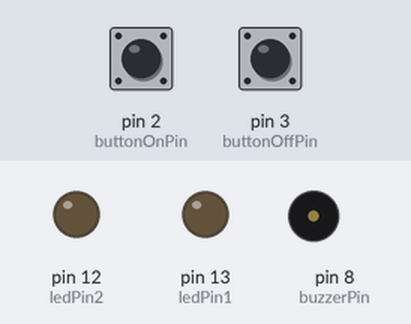
Recording of a sketch running on a simulated Arduino Uno, built with avr-gcc and run on an emulated ATmega328P. Parts: output pins drawn as LEDs (lit = HIGH), buzzer (waves = sounding). Dashed ring = blinking. The test bench sets the inputs (shaded band); at power-on: pin 2 (buttonOnPin) HIGH, pin 3 (buttonOffPin) HIGH.

Above: at 1.2 s.
1.3 s: pin 2 (buttonOnPin) pulled LOW for 0.15 s
At 1.54 s:
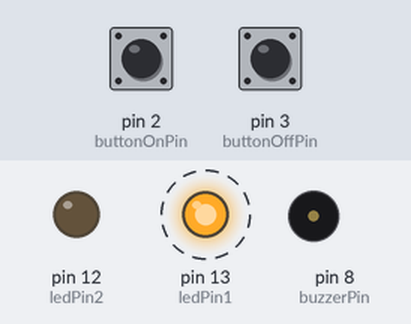
4.3 s: pin 3 (buttonOffPin) pulled LOW for 0.15 s
At 5.5 s:
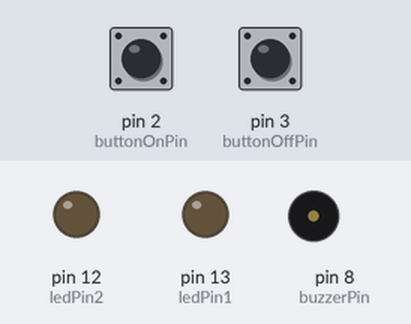
5.9 s: pin 2 (buttonOnPin) pulled LOW for 1 s
At 6.3 s:
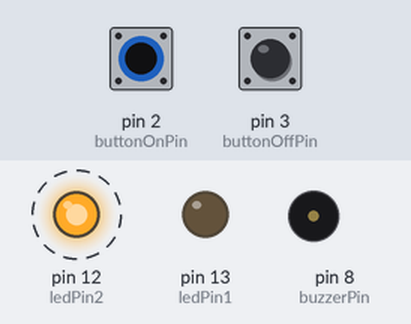
9.9 s: pin 2 (buttonOnPin) pulled LOW for 3.2 s
14.6 s: pin 2 (buttonOnPin) driven LOW and pin 3 (buttonOffPin) driven LOW
At 15.8 s:
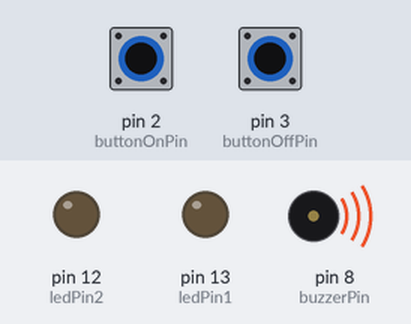
16.1 s: pin 3 (buttonOffPin) driven HIGH
At 16.9 s:
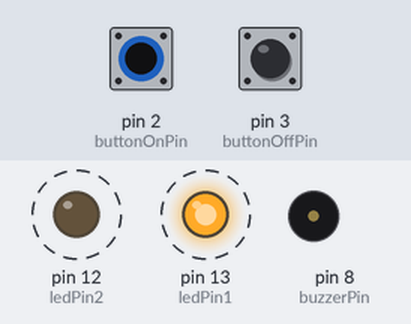
Timing chart, 0 to 20.1 s (numbered marks = the images above; inputs shaded):
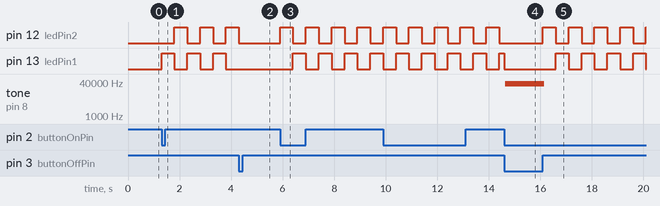

Measured:
- after the input at 1.3 s, pin 12 (ledPin2): alternates HIGH for 0.50 s and LOW for 0.50 s, starting after 0.50 s; pin 13 (ledPin1): alternates HIGH for 0.50 s and LOW for 0.50 s, starting at once
- after the input at 4.3 s, pin 12 (ledPin2): stays LOW (without the input it goes to HIGH after 0.50 s); pin 13 (ledPin1): stays LOW (without the input it goes to HIGH after 1.0 s)
- after the input at 5.9 s, pin 12 (ledPin2): alternates HIGH for 0.50 s and LOW for 0.50 s, starting at once; pin 13 (ledPin1): alternates HIGH for 0.50 s and LOW for 0.50 s, starting after 0.50 s
- after the input at 14.6 s, pin 12 (ledPin2): stays LOW (without the input it goes to HIGH after 0.30 s); tone on pin 8 (buzzerPin): silent → 32719 Hz at once
- after the input at 16.1 s, pin 12 (ledPin2): alternates HIGH for 0.50 s and LOW for 0.50 s, starting at once; pin 13 (ledPin1): alternates HIGH for 0.50 s and LOW for 0.50 s, starting after 0.50 s; tone on pin 8 (buzzerPin): 32719 Hz → silent after 0.06 s

The sketch:

DOOR_BELL_ALARM.ino
```cpp
const int buttonOnPin = 2;
const int buttonOffPin = 3;
const int ledPin1 = 13;
const int ledPin2 = 12;
const int buzzerPin = 8;

bool blinking = false;
bool buzzerOn = false;

unsigned long previousBlinkMillis = 0;
unsigned long buzzerStartMillis = 0;

const long blinkInterval = 500;
const long buzzerDuration = 2000;
bool ledState = false;

void setup() {
  pinMode(ledPin1, OUTPUT);
  pinMode(ledPin2, OUTPUT);
  pinMode(buzzerPin, OUTPUT);
  pinMode(buttonOnPin, INPUT_PULLUP);
  pinMode(buttonOffPin, INPUT_PULLUP);
}

void loop() {
  // Turn ON system
  if (digitalRead(buttonOnPin) == LOW) {
    blinking = true;
    buzzerOn = true;
    buzzerStartMillis = millis();
    digitalWrite(buzzerPin, HIGH);
  }

  // Turn OFF system
  if (digitalRead(buttonOffPin) == LOW) {
    blinking = false;
    digitalWrite(ledPin1, LOW);
    digitalWrite(ledPin2, LOW);
    digitalWrite(buzzerPin, LOW);
  }

  // Handle buzzer timing
  if (buzzerOn && millis() - buzzerStartMillis >= buzzerDuration) {
    buzzerOn = false;
    digitalWrite(buzzerPin, LOW);
  }

  // Handle blinking LEDs
  if (blinking) {
    unsigned long currentMillis = millis();
    if (currentMillis - previousBlinkMillis >= blinkInterval) {
      previousBlinkMillis = currentMillis;
      ledState = !ledState;
      digitalWrite(ledPin1, ledState);
      digitalWrite(ledPin2, !ledState);
    }
  }
}
```
